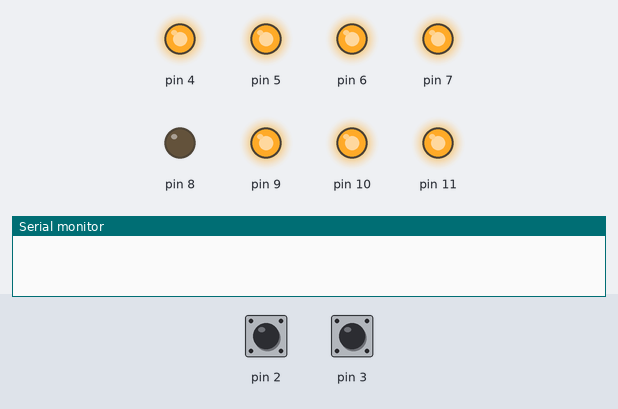
A sketch run on a simulated Arduino Uno, built with avr-gcc and run on an emulated ATmega328P. On the bench: output pins drawn as LEDs (lit = HIGH), the last lines printed to the serial monitor. The test bench sets the inputs (shaded band); at power-on: pin 3 HIGH, pin 2 HIGH.

Above: at 1.2 s.
1.3 s: pin 3 pulled LOW for 0.15 s
At 1.3 s:
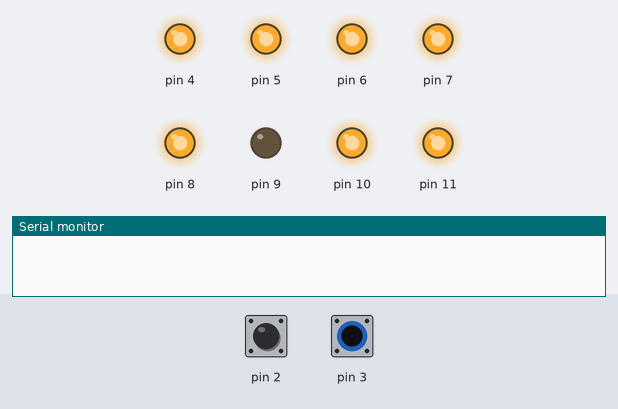
At 2.3 s:
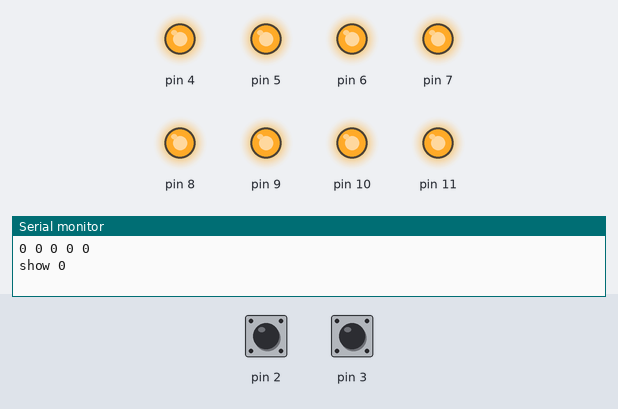
2.9 s: pin 2 pulled LOW for 0.15 s
Timing chart, 0 to 5.9 s (numbered marks = the images above; inputs shaded):
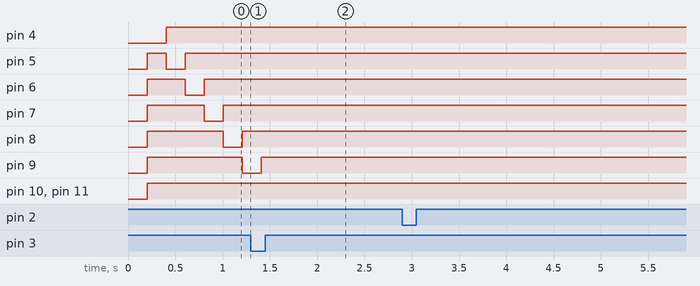

Measured:
- after the input at 1.3 s, pin 6: stays HIGH (without the input it goes to LOW after 1.5 s); pin 7: stays HIGH (without the input it goes to LOW after 1.3 s); pin 8: stays HIGH (without the input it goes to LOW after 1.1 s); pin 9: goes on until 1.4 s, then stays HIGH; pin 10: stops changing and stays HIGH

The sketch:

0603_Interrupt_Advance01.ino
```cpp
unsigned char num;

int state;
int showidx = -1;
int saveidx = -1;

unsigned long startMillis;

int nums[] = {0, 0, 0, 0, 0};
int arrLength = 5;
int numdir = 0;

void setup() {
  // put your setup code here, to run once:
  Serial.begin(9600);

  DDRD |= 0xF0;
  DDRB |= 0x0F;

  SREG |= 0x80;
  EIMSK = 0x03;
  EICRA = 0x05;

  num = 0x01;
  state = 0;
  showidx = -1;
  saveidx = -1;
}

unsigned long int0Milli = 0;
unsigned long int1Milli = 0;
// ISR INT0의 서브루틴 생성
ISR(INT0_vect){
  if(int0Milli == 0){
    int0Milli = millis();
  }
  else{
    if(millis() - int0Milli > 50){
      Serial.print("save ");
      Serial.println(num);

      state = 1;
      saveidx ++;
      if(saveidx == arrLength){
        for(int i = 0 ; i < 4 ; i++){
          nums[i] = nums[i+1];
        }
        saveidx = 4;
      }
      nums[saveidx] = num;
      int0Milli = 0;
    }
    int0Milli = 0;
  }
}

ISR(INT1_vect){
  if(int1Milli == 0){
    int1Milli = millis();
  }
  else{
    if(millis() - int1Milli > 50){
      Serial.print(nums[0]);Serial.print(" ");
      Serial.print(nums[1]);Serial.print(" ");
      Serial.print(nums[2]);Serial.print(" ");
      Serial.print(nums[3]);Serial.print(" ");
      Serial.println(nums[4]);
      showidx ++;
      if(showidx == arrLength){
        showidx = 0;
      }
      Serial.print("show ");
      Serial.println(showidx);
      state = 2;
      int1Milli = 0;
    }
  }
}

void loop() {
  // put your main code here, to run repeatedly:

  if(startMillis == 0){
    startMillis = millis();
  }
  // 불조절
  else{
    if(millis() - startMillis > 200){
      PORTD = ~((num & 0x0F)<<4);
      PORTB = ~(num >> 4);
      // 불 와리가리
      if(state == 0){
        if(numdir == 0){
          if(num & 0x80){
            numdir = 1;
          }
          else{
            num = num << 1;
          }
        }
        else if(numdir == 1){
          if(num &0x01){
            numdir = 0;
          }
          else{
            num = num >> 1;
          }
        }
      }
      // 불 기록
      else if(state == 1){
        Serial.print(saveidx);Serial.print(" ");
        Serial.println(num);

        PORTD = ~((num & 0x0F)<<4);
        PORTB = ~(num >> 4);

        unsigned long forDelay = millis();
        while(millis() - forDelay < 1000){

        }
        state = 0;
      }
      // 기록불 켜기
      else if(state == 2){
        num = nums[showidx];
        PORTD = ~((num & 0x0F)<<4);
        PORTB = ~(num >> 4);
      }
      startMillis = 0;
    }
  }
}
```
